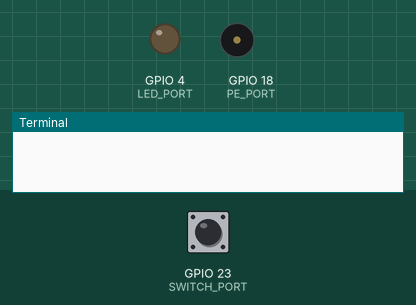
Recording of a program running on a simulated Raspberry Pi (BCM pin numbers). Parts: output pins drawn as LEDs (lit = HIGH), buzzer (waves = sounding), the last lines printed to the terminal. The inputs (shaded band) are chosen by the test bench; at power-on: GPIO 23 (SWITCH_PORT) LOW. The clock reads 2024-03-15 10:24:30 at power-on unless the program sets it; camera commands give no picture and take their timeout (5 s if none is given; 1 s for webcam tools); pins used as bus, display or sensor lines are not drawn.

Above: at 1.2 s.
1.3 s: GPIO 23 (SWITCH_PORT) pulled HIGH for 0.15 s
At 2.1 s:
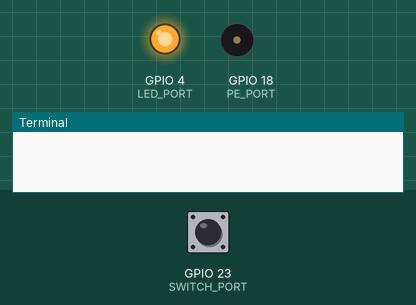
4.0 s: GPIO 23 (SWITCH_PORT) pulled HIGH for 3.2 s
At 4.12 s:
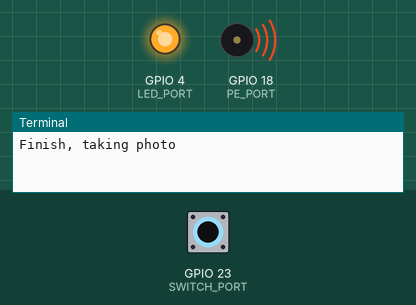
Timing chart, 0 to 9.2 s (numbered marks = the images above; inputs shaded):
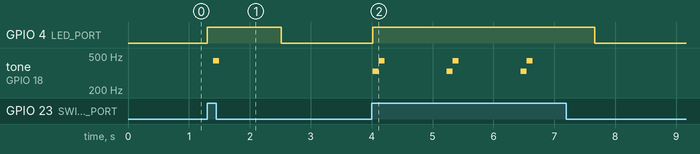

Measured:
- after the input at 1.3 s, GPIO 4 (LED_PORT): LOW → HIGH at once, → LOW 1.2 s later; tone on GPIO 18 (PE_PORT): silent → 440 Hz after 0.10 s, → silent 0.10 s later
- after the input at 4.0 s, GPIO 4 (LED_PORT): LOW → HIGH at once, → LOW 3.6 s later; tone on GPIO 18 (PE_PORT): silent → 330 Hz at once, then repeats every 1.2 s: 440 Hz 0.10 s, silent 1.0 s, 330 Hz 0.10 s, until it stays silent from 6.6 s

The program:

digital_camera.py
```python
import RPi.GPIO as GPIO
from time import sleep,time
from datetime import datetime
import subprocess
from os import system

#setting GPIObord
LED_PORT = 4
PE_PORT = 18
SWITCH_PORT = 23

GPIO.setmode(GPIO.BCM)
GPIO.setup(LED_PORT, GPIO.OUT)
GPIO.setup(PE_PORT, GPIO.OUT)
GPIO.setup(SWITCH_PORT, GPIO.IN, pull_up_down=GPIO.PUD_DOWN)

#run command
def exc(cmd):
    r = subprocess.check_output(cmd, shell=True)
    return r.decode("utf-8").strip()

#  run photo command
def take_photo():
    now = datetime.now()
    f = now.strftime('%Y-%m-%d-%H-%M-%S') + ".jpg" #  file name
    system("fswebcam -r 1280x1024 "+f)

#  beep buzeer
def beep():
    pwm = GPIO.PWM(PE_PORT, 330) #  pwm as beep command in f = 330
    pwm.start(50)
    sleep(0.1)
    pwm.ChangeFrequency(440)
    sleep(0.1)
    pwm.stop

#  what Rpi do when you push button
try:
    sw = 0
    while True:
        if GPIO.input(SWITCH_PORT) == GPIO.HIGH:
            # if sw != 0: continue #  aboid continuous shooting
            # sw = 1
            GPIO.output(LED_PORT, GPIO.HIGH)
            beep()
            take_photo()
            print("Finish, taking photo")
            continue
        else:
            sw = 0
            GPIO.output(LED_PORT, GPIO.LOW)
        sleep(0.1)
except KeyboardInterrupt:
    pass
GPIO.cleanup()
```
